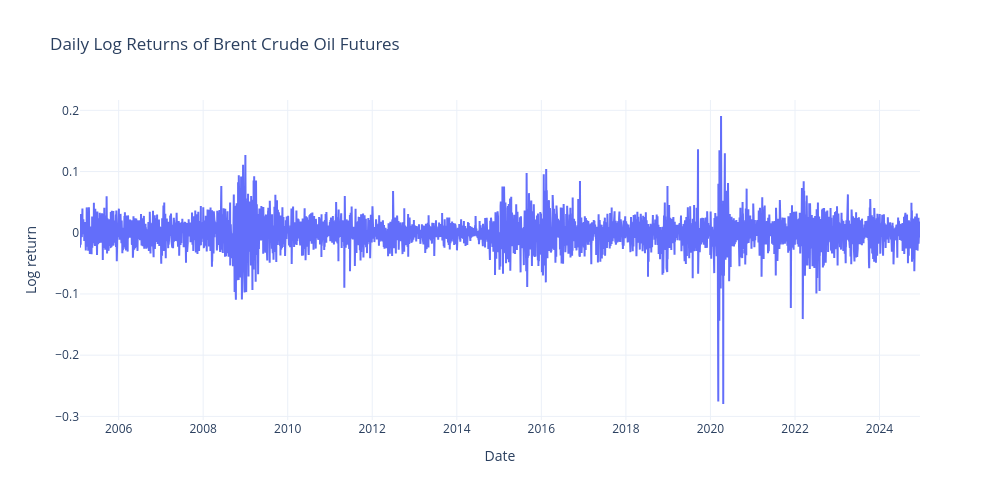

Source (notebook cell):
### Code cell
# Daily log returns visualization

fig_returns = go.Figure()

fig_returns.add_trace(
    go.Scatter(
        x=model_data["Date"],
        y=model_data["log_return"],
        mode="lines",
        name="Daily log returns"
    )
)

fig_returns.update_layout(
    title="Daily Log Returns of Brent Crude Oil Futures",
    xaxis_title="Date",
    yaxis_title="Log return",
    template="plotly_white",
    width=1000,
    height=500
)

fig_returns.show()

returns_fig_path = os.path.join(FIGURES_DIR, "log_returns.png")
fig_returns.write_image(returns_fig_path)

print("Figure saved to:", returns_fig_path)

### Figure 1 — Plotly figure (JSON) as saved in the notebook; plotly's stock layout.template omitted (floating-point values rounded to 4 significant figures; data arrays with more than 128 entries replaced by an {"elided": "..."} marker saying what was removed)
{"data": [{"mode": "lines", "name": "Daily log returns", "type": "scatter", "x": {"elided": "5128 str values"}, "y": {"elided": "5128 float values"}}], "layout": {"height": 500, "title": {"text": "Daily Log Returns of Brent Crude Oil Futures"}, "width": 1000, "xaxis": {"title": {"text": "Date"}}, "yaxis": {"title": {"text": "Log return"}}}}
